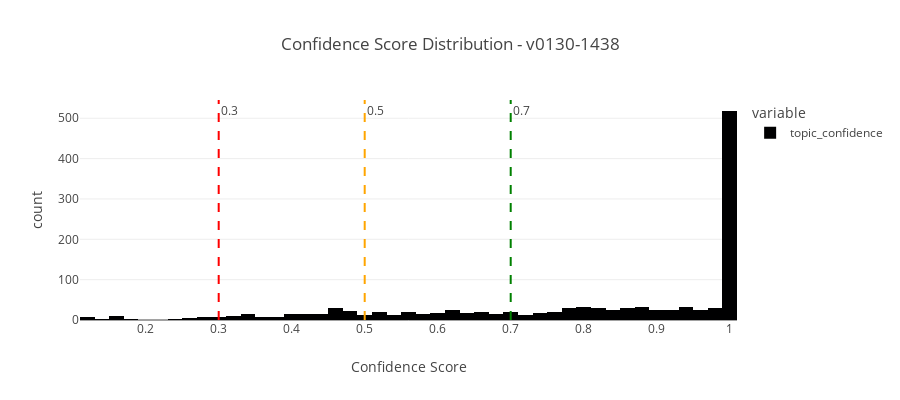
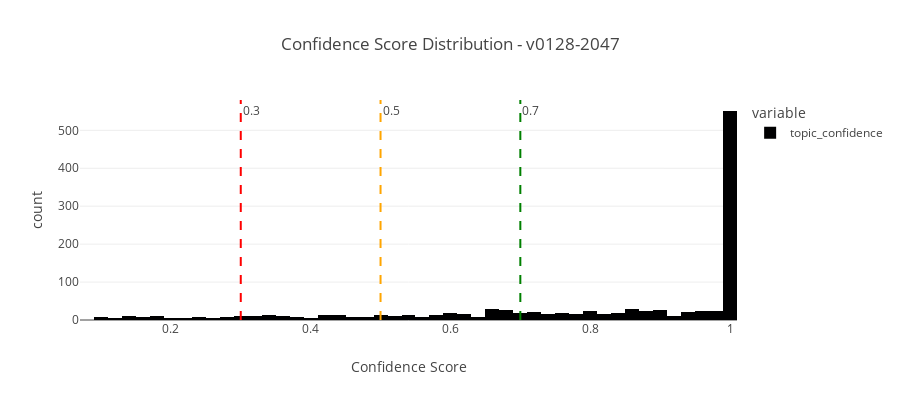
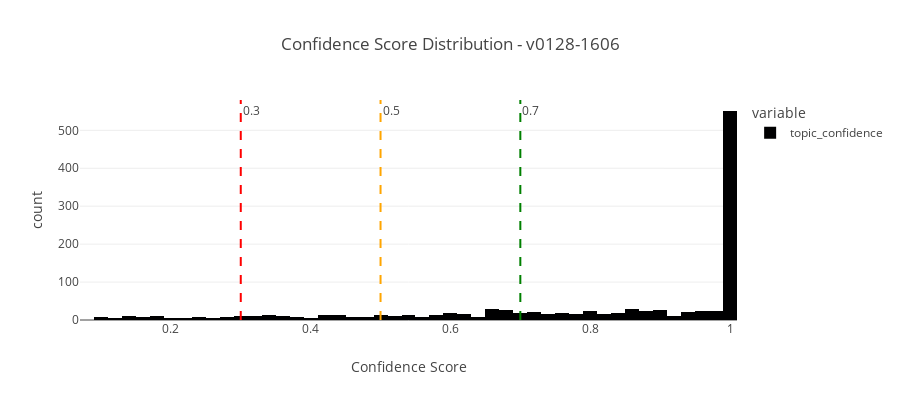

The notebook cell saved with these charts, in order:
### Code cell
# Cell 16: Confidence Distribution Visualization
# Histogram of confidence scores for each version
for version_id in version_ids:
    data = version_data[version_id]
    version_name = versions_df[versions_df['id']==version_id]['name'].values[0]
    
    confidence_scores = data['assignments']['topic_confidence'].dropna()
    
    fig = px.histogram(
        confidence_scores,
        nbins=50,
        title=f'Confidence Score Distribution - {version_name}',
        labels={'value': 'Confidence Score', 'count': 'Frequency'}
    )
    fig.add_vline(x=0.3, line_dash="dash", line_color="red", annotation_text="0.3")
    fig.add_vline(x=0.5, line_dash="dash", line_color="orange", annotation_text="0.5")
    fig.add_vline(x=0.7, line_dash="dash", line_color="green", annotation_text="0.7")
    fig.update_layout(height=400)
    fig.show()

### Figure 1 — Plotly figure (JSON) as saved in the notebook; plotly's stock layout.template omitted (floating-point values rounded to 4 significant figures; data arrays with more than 128 entries replaced by an {"elided": "..."} marker saying what was removed)
{"data": [{"bingroup": "x", "hovertemplate": "variable=topic_confidence<br>Confidence Score=%{x}<br>count=%{y}<extra></extra>", "legendgroup": "topic_confidence", "marker": {"color": "#000001", "pattern": {"shape": ""}}, "name": "topic_confidence", "nbinsx": 50, "orientation": "v", "showlegend": true, "type": "histogram", "x": {"elided": "1261 float values"}, "xaxis": "x", "yaxis": "y"}], "layout": {"annotations": [{"showarrow": false, "text": "0.3", "x": 0.3, "xanchor": "left", "xref": "x", "y": 1, "yanchor": "top", "yref": "y domain"}, {"showarrow": false, "text": "0.5", "x": 0.5, "xanchor": "left", "xref": "x", "y": 1, "yanchor": "top", "yref": "y domain"}, {"showarrow": false, "text": "0.7", "x": 0.7, "xanchor": "left", "xref": "x", "y": 1, "yanchor": "top", "yref": "y domain"}], "barmode": "relative", "height": 400, "legend": {"title": {"text": "variable"}, "tracegroupgap": 0}, "shapes": [{"line": {"color": "red", "dash": "dash"}, "type": "line", "x0": 0.3, "x1": 0.3, "xref": "x", "y0": 0, "y1": 1, "yref": "y domain"}, {"line": {"color": "orange", "dash": "dash"}, "type": "line", "x0": 0.5, "x1": 0.5, "xref": "x", "y0": 0, "y1": 1, "yref": "y domain"}, {"line": {"color": "green", "dash": "dash"}, "type": "line", "x0": 0.7, "x1": 0.7, "xref": "x", "y0": 0, "y1": 1, "yref": "y domain"}], "title": {"text": "Confidence Score Distribution - v0130-1438"}, "xaxis": {"anchor": "y", "domain": [0, 1], "title": {"text": "Confidence Score"}}, "yaxis": {"anchor": "x", "domain": [0, 1], "title": {"text": "count"}}}}

### Figure 2 — Plotly figure (JSON) as saved in the notebook; plotly's stock layout.template omitted (floating-point values rounded to 4 significant figures; data arrays with more than 128 entries replaced by an {"elided": "..."} marker saying what was removed)
{"data": [{"bingroup": "x", "hovertemplate": "variable=topic_confidence<br>Confidence Score=%{x}<br>count=%{y}<extra></extra>", "legendgroup": "topic_confidence", "marker": {"color": "#000001", "pattern": {"shape": ""}}, "name": "topic_confidence", "nbinsx": 50, "orientation": "v", "showlegend": true, "type": "histogram", "x": {"elided": "1184 float values"}, "xaxis": "x", "yaxis": "y"}], "layout": {"annotations": [{"showarrow": false, "text": "0.3", "x": 0.3, "xanchor": "left", "xref": "x", "y": 1, "yanchor": "top", "yref": "y domain"}, {"showarrow": false, "text": "0.5", "x": 0.5, "xanchor": "left", "xref": "x", "y": 1, "yanchor": "top", "yref": "y domain"}, {"showarrow": false, "text": "0.7", "x": 0.7, "xanchor": "left", "xref": "x", "y": 1, "yanchor": "top", "yref": "y domain"}], "barmode": "relative", "height": 400, "legend": {"title": {"text": "variable"}, "tracegroupgap": 0}, "shapes": [{"line": {"color": "red", "dash": "dash"}, "type": "line", "x0": 0.3, "x1": 0.3, "xref": "x", "y0": 0, "y1": 1, "yref": "y domain"}, {"line": {"color": "orange", "dash": "dash"}, "type": "line", "x0": 0.5, "x1": 0.5, "xref": "x", "y0": 0, "y1": 1, "yref": "y domain"}, {"line": {"color": "green", "dash": "dash"}, "type": "line", "x0": 0.7, "x1": 0.7, "xref": "x", "y0": 0, "y1": 1, "yref": "y domain"}], "title": {"text": "Confidence Score Distribution - v0128-2047"}, "xaxis": {"anchor": "y", "domain": [0, 1], "title": {"text": "Confidence Score"}}, "yaxis": {"anchor": "x", "domain": [0, 1], "title": {"text": "count"}}}}

### Figure 3 — Plotly figure (JSON) as saved in the notebook; plotly's stock layout.template omitted (floating-point values rounded to 4 significant figures; data arrays with more than 128 entries replaced by an {"elided": "..."} marker saying what was removed)
{"data": [{"bingroup": "x", "hovertemplate": "variable=topic_confidence<br>Confidence Score=%{x}<br>count=%{y}<extra></extra>", "legendgroup": "topic_confidence", "marker": {"color": "#000001", "pattern": {"shape": ""}}, "name": "topic_confidence", "nbinsx": 50, "orientation": "v", "showlegend": true, "type": "histogram", "x": {"elided": "1184 float values"}, "xaxis": "x", "yaxis": "y"}], "layout": {"annotations": [{"showarrow": false, "text": "0.3", "x": 0.3, "xanchor": "left", "xref": "x", "y": 1, "yanchor": "top", "yref": "y domain"}, {"showarrow": false, "text": "0.5", "x": 0.5, "xanchor": "left", "xref": "x", "y": 1, "yanchor": "top", "yref": "y domain"}, {"showarrow": false, "text": "0.7", "x": 0.7, "xanchor": "left", "xref": "x", "y": 1, "yanchor": "top", "yref": "y domain"}], "barmode": "relative", "height": 400, "legend": {"title": {"text": "variable"}, "tracegroupgap": 0}, "shapes": [{"line": {"color": "red", "dash": "dash"}, "type": "line", "x0": 0.3, "x1": 0.3, "xref": "x", "y0": 0, "y1": 1, "yref": "y domain"}, {"line": {"color": "orange", "dash": "dash"}, "type": "line", "x0": 0.5, "x1": 0.5, "xref": "x", "y0": 0, "y1": 1, "yref": "y domain"}, {"line": {"color": "green", "dash": "dash"}, "type": "line", "x0": 0.7, "x1": 0.7, "xref": "x", "y0": 0, "y1": 1, "yref": "y domain"}], "title": {"text": "Confidence Score Distribution - v0128-1606"}, "xaxis": {"anchor": "y", "domain": [0, 1], "title": {"text": "Confidence Score"}}, "yaxis": {"anchor": "x", "domain": [0, 1], "title": {"text": "count"}}}}
